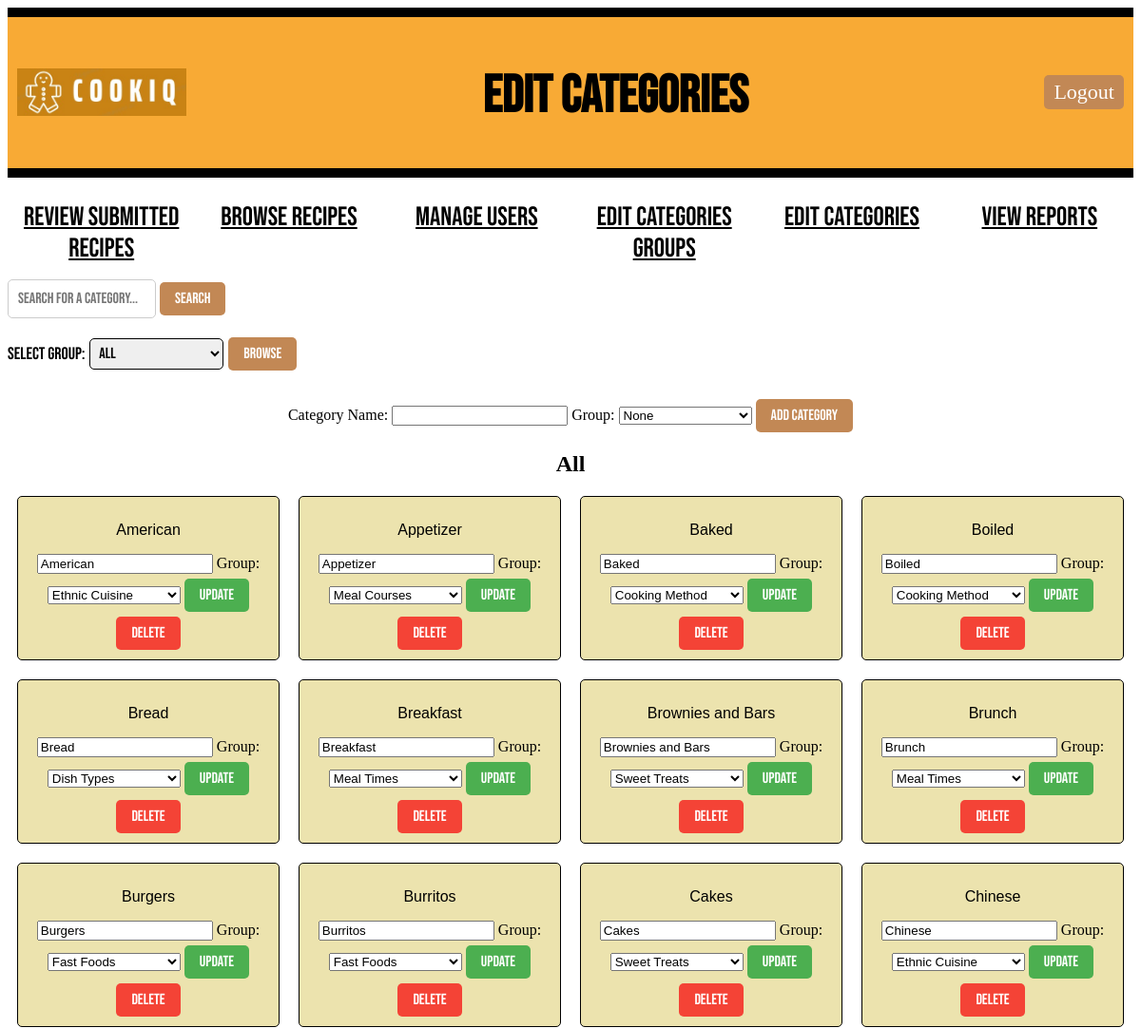
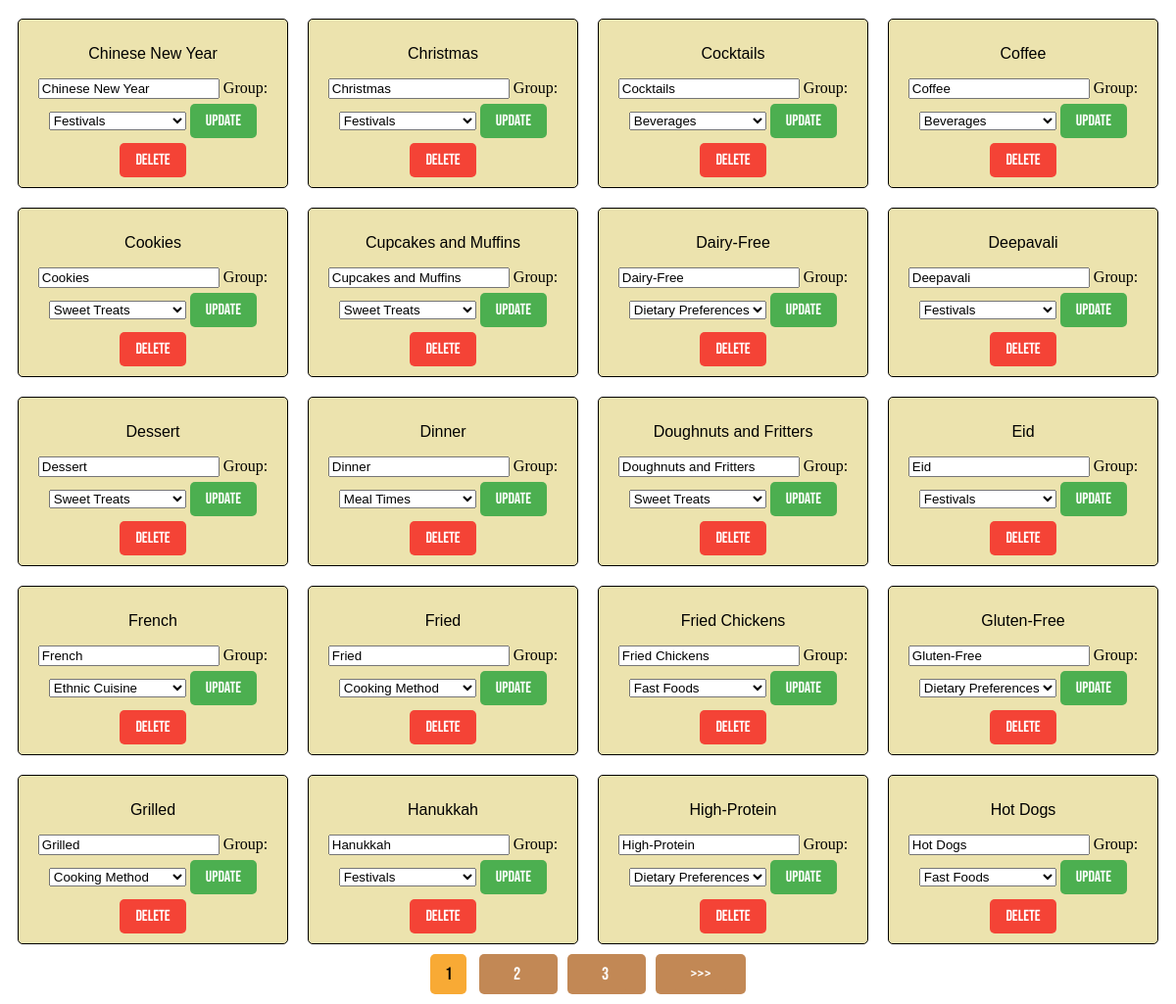
/admin/1/edit_categories (signed in), run on the app's committed database (2 pictures, top to bottom).
### models.py (models this page shows, shortened)
class Category(db.Model):
    id = db.Column(db.Integer, primary_key=True)
    name = db.Column(db.String(100), nullable=False, unique=True)
    group_id = db.Column(db.Integer, db.ForeignKey('category_group.id', name='fk_category_group'), nullable=True)

class CategoryGroup(db.Model):
    id = db.Column(db.Integer, primary_key=True)
    name = db.Column(db.String(50), nullable=False, unique=True)
    categories = db.relationship('Category', backref='group', lazy=True)

### main.py (the view)
@app.route("/admin/<int:admin_id>/edit_categories")
def edit_categories(admin_id):
    if "admin_id" not in session:
        return redirect(url_for("adminlogin"))
    admin = Admin.query.get_or_404(admin_id)
    groups = CategoryGroup.query.order_by(CategoryGroup.name).all()
    selected_group = request.args.get("group", "All")
    search_query = request.args.get("search_query", "")
    page = request.args.get("page", 1, type=int)
    per_page = 32
    query = Category.query
    if selected_group != "All":
        group = CategoryGroup.query.filter_by(name=selected_group).first()
        if group:
            query = query.filter(Category.group_id == group.id)
    if search_query:
        query = query.filter(Category.name.ilike(f"%{search_query}%"))
    pagination = query.order_by(Category.name).paginate(page=page, per_page=per_page, error_out=False)
    categories = pagination.items
    return render_template("edit_categories.html", admin_id=admin_id, admin=admin, categories=categories, groups=groups, selected_group=selected_group, search_query=search_query, pagination=pagination)

### templates/edit_categories.html (shortened to what this page needs)
<!DOCTYPE html>
<html lang="en">
<head>
    <link rel="stylesheet" href="{{ url_for('static', filename='style.css') }}">
</head>
<body>
    <div class="header">
        <div class="logo-container">
            <img style="height: 50px; padding-bottom: 30px;" src="{{ url_for('static', filename='Logo_CookiQ.jpeg') }}" alt="Logo_CookiQ">
        </div>
        <h1 class="title">Edit Categories</h1>
        <a href="{{ url_for('adminlogout') }}" class="LogOutButton">Logout</a>
    </div>
    {% include '_flashes.html' %}
    <div class="classification">
        <ul>
            <li><a href="{{ url_for('pending_submissions', admin_id=admin.id) }}" class="nav-button">Review Submitted Recipes</a></li>
            <li><a href="{{ url_for('admin_browse_recipes', admin_id=admin.id)}}" class="nav-button">Browse Recipes</a></li>
            <li><a href="{{ url_for('manage_users', admin_id=admin.id) }}" class="nav-button">Manage Users</a></li>
            <li><a href="{{ url_for('edit_category_groups', admin_id=admin.id)}}" class="nav-button">Edit Categories Groups</a></li>
            <li><a href="{{ url_for('edit_categories', admin_id=admin.id) }}" class="nav-button">Edit Categories</a></li>
            <li><a href="{{ url_for('view_reports', admin_id=admin.id) }}" class="nav-button">View Reports</a></li>
        </ul>
    </div>
    <div class="search-bar">
        <form method="GET" action="{{ url_for('edit_categories', admin_id=admin.id) }}">
            <input type="text" name="search_query" placeholder="Search for a category..." value="{{ request.args.get('search_query', '') }}">
            <button type="submit">Search</button>
        </form>
    </div>
    <div class="category-group-selection">
        <form method="GET" action="{{ url_for('edit_categories', admin_id=admin.id) }}">
            <label for="group">Select Group:</label>
            <select name="group" id="group">
                <option value="All">All</option>
            </select>
            <button type="submit">Browse</button>
        </form>
    </div>
    <div class="category-form">
        <form method="POST" action="{{ url_for('add_category', admin_id=admin.id) }}" class="add-category-form">
            <label for="category">Category Name:</label>
            <div class="category-input">
                <input type="text" id="category" name="name" required>
                <label for="group">Group:</label>
                <select id="group" name="group_id">
                    <option value="">None</option>
                </select>
                <button type="submit" class="add-category-button">Add Category</button>
            </div>
        </form>
    </div>
    <div class="categories">
        <h2 class="centertext">{{ selected_group.capitalize() }}</h2>
        {% for i in range(0, categories | length, 4) %}
        <div class="category-row">
            {% for category in categories[i:i+4] %}
            <div class="category-card">
                <p>{{ category.name }}</p>
                <form action="{{ url_for('update_category', admin_id=admin.id, category_id=category.id) }}" method="post">
                    <input type="text" name="new_name" value="{{ category.name }}" required>
                    <label for="group_{{ category.id }}">Group:</label>
                    <select id="group_{{ category.id }}" name="group_id">
                        {% for group in groups %}
                            <option value="{{ group.id }}" {% if category.group_id == group.id %}selected{% endif %}>{{ group.name }}</option>
                        {% endfor %}
                    </select>
                    <button type="submit" class="update-category-button">Update</button>
                </form>
                <form action="{{ url_for('delete_category', admin_id=admin.id, category_id=category.id) }}" method="post">
                    <button type="button" class="delete-category-button" onclick="confirmDelete('{{ category.id }}', '{{ category.name }}')">Delete</button>
                </form>
            </div>
            {% endfor %}
        </div>
        {% endfor %}
    </div>
    <div class="pagination">
        {% for number in pagination.iter_pages() %}
            {% if pagination.page != number %}
                <span>
                    <a class='page-number' href="{{ url_for('edit_categories', admin_id=admin.id, page=number, group=selected_group, search_query=search_query) }}">
                        {{ number }}
                    </a>
                </span>
            {% else %}
                <span class='current-page-number'>{{ number }}</span>
            {% endif %}
        {% endfor %}
        {% if pagination.has_next %}
            <span>
                <a class='page-number' href="{{ url_for('edit_categories', admin_id=admin.id, page=pagination.next_num, group=selected_group, search_query=search_query) }}">
                    {{ '>>>' }}
                </a>
            </span>
        {% endif %}
    </div>
</body>
</html>

### static/style.css (style rules this page uses)
.header { display: flex; align-items: center; justify-content: space-between; background-color: #f8aa35; border-top: 10px solid #000; border-bottom: 10px solid #000; margin-bottom: 20px; padding: 5px 10px; }
.logo-container { display: flex; align-items: center; margin-top: 30px; }
.centertext { text-align: center; }
.title { font-family: 'Bebas Neue', sans-serif; font-size: 55px; color: rgb(0, 0, 0); margin-top: 45px; }
.nav-button { border: none; color: rgb(0, 0, 0); }
.MainButton, .HomeButton, .LogOutButton { padding: 5px 10px; border-radius: 5px; background-color: #c28855; color: #fff; font-size: 22px; font-weight: 300; cursor: pointer; text-decoration: none; left: 20px; }
.classification ul { text-align: center; display: flex; padding-top: 5px; padding-left: 0px; }
.classification li { font-family: 'Bebas Neue', sans-serif; font-size: 28px; font-weight: 300; text-transform: uppercase; display: inline-block; width: 100%; }
.category-selection, .search-bar { margin-bottom: 20px; }
.category-selection button, .search-bar button, .users button, .recipe-card a, .delete-button { padding: 8px 16px; border: none; cursor: pointer; border-radius: 5px; font-family: 'Bebas Neue', sans-serif; font-size: 16px; background-color: #c28855; color: #fff; transition: background-color 0.3s; }
.search-bar input[type="text"] { font-family: 'Bebas Neue', sans-serif; padding: 10px; border: 1px solid #ccc; border-radius: 5px; font-size: 16px; }
.pagination { text-align: center; margin-top: 20px; margin-bottom: 20px; font-family: 'Bebas Neue', sans-serif; }
.pagination a, .pagination span { margin: 0 5px; padding: 10px 15px; border-radius: 5px; text-decoration: none; font-size: 18px; background-color: #c28855; color: #fff; transition: background-color 0.3s; }
.pagination span.current-page-number { background-color: #f8aa35; color: #000; cursor: default; }
.category-group-selection { margin-bottom: 20px; }
.category-group-selection form { display: flex; align-items: center; }
.category-group-selection label { font-family: 'Bebas Neue', sans-serif; font-size: 18px; margin-right: 5px; }
.category-group-selection select { font-family: 'Bebas Neue', sans-serif; font-size: 16px; padding: 5px; border: 1px solid #000; border-radius: 5px; margin-right: 5px; }
.category-group-selection button { padding: 8px 16px; border: none; cursor: pointer; border-radius: 5px; font-family: 'Bebas Neue', sans-serif; font-size: 16px; background-color: #c28855; color: #fff; transition: background-color 0.3s; }
.add-category-button, .add-category-group-button { padding: 8px 16px; border: none; cursor: pointer; border-radius: 5px; font-family: 'Bebas Neue', sans-serif; font-size: 16px; background-color: #c28855; color: #fff; transition: background-color 0.3s; }
.category-row, .category-group-row { display: flex; justify-content: center; margin-bottom: 20px; }
.category-card, .category-group-card { width: 45%; margin: 0 10px; padding: 10px; border: 1px solid #000; border-radius: 5px; background-color: #ece3ae; text-align: center; }
.category-card p, .category-group-card p { font-family: 'Franklin Gothic Medium', 'Arial Narrow', Arial, sans-serif; text-align: center; }
.update-category-button, .delete-category-button, .update-category-group-button, .delete-category-group-button { padding: 8px 16px; border: none; cursor: pointer; border-radius: 5px; font-family: 'Bebas Neue', sans-serif; font-size: 16px; transition: background-color 0.3s; margin-top: 5px; }
.update-category-button, .update-category-group-button { background-color: #4CAF50; color: white; }
.delete-category-button, .delete-category-group-button { background-color: #f44336; color: white; }
.add-category-form, .add-category-group-form { text-align: center; margin-bottom: 20px; }
.category-input, .category-group-input { display: inline-block; }
.add-category-button, .add-category-group-button { margin-top: 10px; padding: 8px 16px; border: none; cursor: pointer; border-radius: 5px; font-family: 'Bebas Neue', sans-serif; font-size: 16px; background-color: #c28855; color: #fff; transition: background-color 0.3s; }
.category-selection, .category-group-selection { font-family: 'Bebas Neue', sans-serif; }

### data on the page
Category: name "American", new_name "American", group_id "Ethnic Cuisine"
Category: name "Appetizer", new_name "Appetizer", group_id "Meal Courses"
Category: name "Baked", new_name "Baked", group_id "Cooking Method"
Category: name "Boiled", new_name "Boiled", group_id "Cooking Method"
Category: name "Bread", new_name "Bread", group_id "Dish Types"
Category: name "Breakfast", new_name "Breakfast", group_id "Meal Times"
Category: name "Brownies and Bars", new_name "Brownies and Bars", group_id "Sweet Treats"
Category: name "Brunch", new_name "Brunch", group_id "Meal Times"
Category: name "Burgers", new_name "Burgers", group_id "Fast Foods"
Category: name "Burritos", new_name "Burritos", group_id "Fast Foods"
Category: name "Cakes", new_name "Cakes", group_id "Sweet Treats"
Category: name "Chinese", new_name "Chinese", group_id "Ethnic Cuisine"
Category: name "Chinese New Year", new_name "Chinese New Year", group_id "Festivals"
Category: name "Christmas", new_name "Christmas", group_id "Festivals"
Category: name "Cocktails", new_name "Cocktails", group_id "Beverages"
Category: name "Coffee", new_name "Coffee", group_id "Beverages"
Category: name "Cookies", new_name "Cookies", group_id "Sweet Treats"
Category: name "Cupcakes and Muffins", new_name "Cupcakes and Muffins", group_id "Sweet Treats"
Category: name "Dairy-Free", new_name "Dairy-Free", group_id "Dietary Preferences"
Category: name "Deepavali", new_name "Deepavali", group_id "Festivals"
Category: name "Dessert", new_name "Dessert", group_id "Sweet Treats"
Category: name "Dinner", new_name "Dinner", group_id "Meal Times"
Category: name "Doughnuts and Fritters", new_name "Doughnuts and Fritters", group_id "Sweet Treats"
Category: name "Eid", new_name "Eid", group_id "Festivals"
Category: name "French", new_name "French", group_id "Ethnic Cuisine"
Category: name "Fried", new_name "Fried", group_id "Cooking Method"
Category: name "Fried Chickens", new_name "Fried Chickens", group_id "Fast Foods"
Category: name "Gluten-Free", new_name "Gluten-Free", group_id "Dietary Preferences"
Category: name "Grilled", new_name "Grilled", group_id "Cooking Method"
Category: name "Hanukkah", new_name "Hanukkah", group_id "Festivals"
Category: name "High-Protein", new_name "High-Protein", group_id "Dietary Preferences"
Category: name "Hot Dogs", new_name "Hot Dogs", group_id "Fast Foods"

### other printed values
{{ selected_group.capitalize() }} "All"
{{ number }} "1"
{{ number }} "2" "3"
{{ '>>>' }} ">>>"
